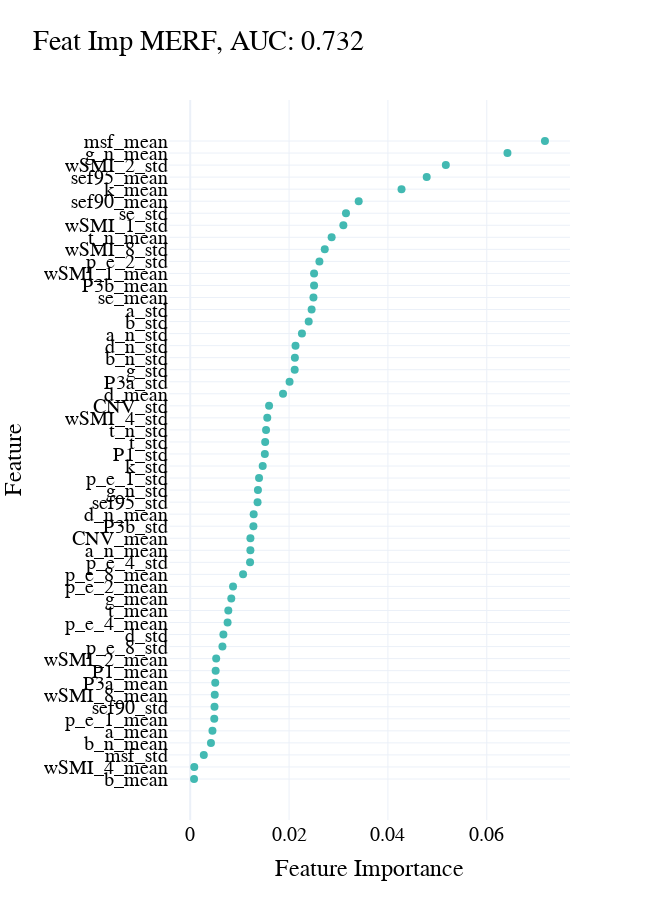

The cell this chart's notebook holds for it:
### Code cell
# Extract feature importances
feature_importances = merf.fe_model.feature_importances_

features = df_mw.drop(['mind', 'mind_numeric', 'participant','segment'], axis=1).columns
# Combine names and importances into a DataFrame
importances_df = pd.DataFrame({
    'Feature': features,
    'Importance': feature_importances
}).sort_values(by='Importance', ascending=False)

importances_df.to_csv(os.path.join(results_path, f'mvpa_mw_merf_feat_imp.csv'))


fig = px.scatter(importances_df, x='Importance', y='Feature', orientation='h',
                title=f'Feat Imp MERF, AUC: {avg_auc:.3f}', template = "plotly_white",
                color_discrete_sequence = [lblue],
                labels = {'value':'Feature importance', 'features': 'Markers'}

                )

fig.update_traces(marker=dict(size = 8))

fig.update_layout(
    width=650,
    height=900,
#     autosize = True, 
    template = 'plotly_white',
        font=dict(
        family="Times new roman",
        size=20,
        color="black"
    ),
    xaxis = dict(
            visible=True,
            # range = [0.37,0.63], 
            tickfont = {"size": 20},
            title = 'Feature Importance'
        ),
    yaxis = dict(
        categoryorder =  'total ascending',
        tickfont = {"size": 20},
        # autorange = False,    
        automargin = True,
        # range = [-1,len(feat_import_mw)],
        dtick = 1
        ),
    showlegend=True, 

)

fig.show()
# pio.write_json(fig, 'Figs/univariate_roc_mw_segment.plotly')
fig.write_image(os.path.join(fig_path, 'feat_importance_mw.png'))
fig.write_image(os.path.join(fig_path, 'feat_importance_mw.svg'))

### Figure 1 — Plotly figure (JSON) as saved in the notebook; plotly's stock layout.template omitted (floating-point values rounded to 4 significant figures)
{"data": [{"hovertemplate": "Importance=%{x}<br>Feature=%{y}<extra></extra>", "legendgroup": "", "marker": {"color": "#42B9B2", "size": 8, "symbol": "circle"}, "mode": "markers", "name": "", "orientation": "h", "showlegend": false, "type": "scatter", "x": [0.07177, 0.06419, 0.05172, 0.04785, 0.04275, 0.03409, 0.03151, 0.03098, 0.02861, 0.02722, 0.02614, 0.02506, 0.02506, 0.02493, 0.02456, 0.02397, 0.0226, 0.0213, 0.02118, 0.02114, 0.0201, 0.01877, 0.01595, 0.01559, 0.01534, 0.01516, 0.01509, 0.01466, 0.01392, 0.0137, 0.01362, 0.01284, 0.01278, 0.01218, 0.01217, 0.0121, 0.01069, 0.008662, 0.008309, 0.007703, 0.00756, 0.00671, 0.006513, 0.00525, 0.005144, 0.005064, 0.004961, 0.004911, 0.004865, 0.004499, 0.004194, 0.002746, 0.0008166, 0.0007734], "xaxis": "x", "y": ["msf_mean", "g_n_mean", "wSMI_2_std", "sef95_mean", "k_mean", "sef90_mean", "se_std", "wSMI_1_std", "t_n_mean", "wSMI_8_std", "p_e_2_std", "wSMI_1_mean", "P3b_mean", "se_mean", "a_std", "b_std", "a_n_std", "d_n_std", "b_n_std", "g_std", "P3a_std", "d_mean", "CNV_std", "wSMI_4_std", "t_n_std", "t_std", "P1_std", "k_std", "p_e_1_std", "g_n_std", "sef95_std", "d_n_mean", "P3b_std", "CNV_mean", "a_n_mean", "p_e_4_std", "p_e_8_mean", "p_e_2_mean", "g_mean", "t_mean", "p_e_4_mean", "d_std", "p_e_8_std", "wSMI_2_mean", "P1_mean", "P3a_mean", "wSMI_8_mean", "sef90_std", "p_e_1_mean", "a_mean", "b_n_mean", "msf_std", "wSMI_4_mean", "b_mean"], "yaxis": "y"}], "layout": {"font": {"color": "black", "family": "Times new roman", "size": 20}, "height": 900, "legend": {"tracegroupgap": 0}, "showlegend": true, "title": {"text": "Feat Imp MERF, AUC: 0.732"}, "width": 650, "xaxis": {"anchor": "y", "domain": [0, 1], "tickfont": {"size": 20}, "title": {"text": "Feature Importance"}, "visible": true}, "yaxis": {"anchor": "x", "automargin": true, "categoryorder": "total ascending", "domain": [0, 1], "dtick": 1, "tickfont": {"size": 20}, "title": {"text": "Feature"}}}}
